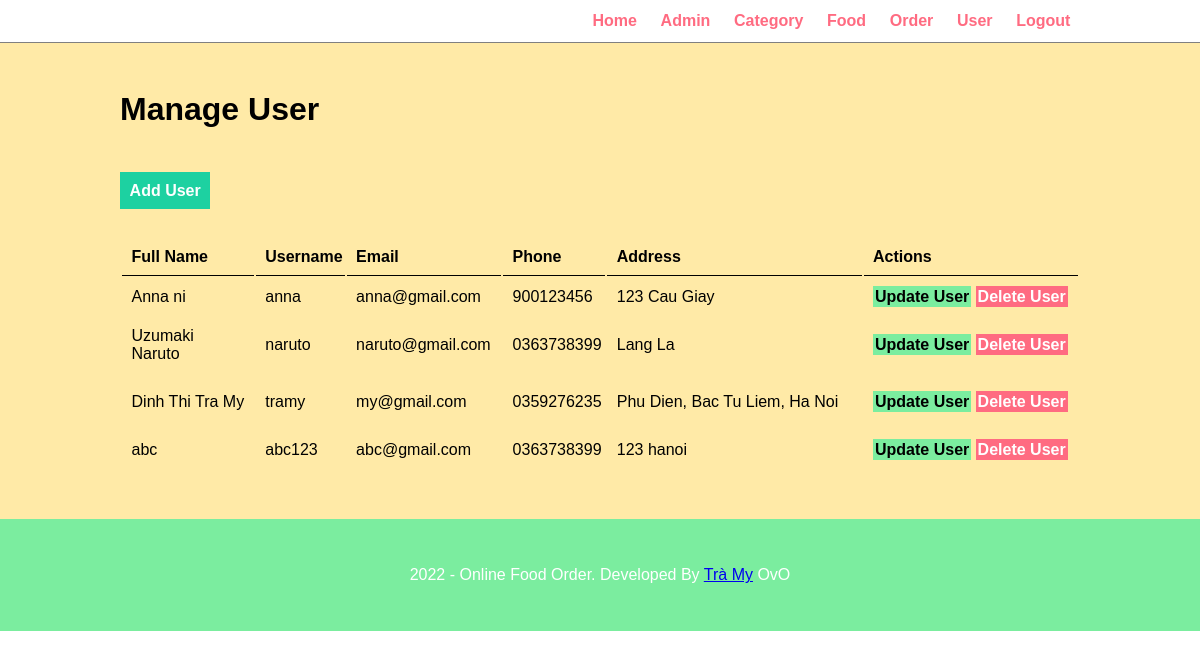
The page /admin/manage-user.php on the database its author committed.
### tables this page shows
CREATE TABLE `users` (
  `userId` int(10) UNSIGNED NOT NULL,
  `fullname` varchar(50) NOT NULL,
  `username` varchar(100) NOT NULL,
  `email` varchar(100) NOT NULL,
  `password` varchar(255) NOT NULL,
  `phone` char(10) NOT NULL,
  `address` varchar(255) NOT NULL
);

### admin/manage-user.php (the view, shortened to what this page needs)
<?php include('parts/menu.php')?>
        <div class = "maincontent">
            <div class = "wrapper">
                <h1>Manage User</h1>
                <br />
                <br /><br />
                <a href="add-user.php" class="btn-primary">Add User</a>
                <br /><br /><br />
                <table class="tbl-full">
                    <tr>
                        <th>Full Name</th>
                        <th>Username</th>
                        <th>Email</th>
                        <th>Phone</th>
                        <th>Address</th>
                        <th>Actions</th>
                    </tr>
                    <?php
                        $sql = "SELECT * FROM users";
                        $res = mysqli_query($conn, $sql) ;
                        if($res == TRUE) {
                            $count = mysqli_num_rows($res);
                            if($count>0) {
                                while($rows=mysqli_fetch_assoc($res)) {
                                    $id = $rows['userId'];
                                    $fullname = $rows['fullname'];
                                    $username = $rows['username'];
                                    $email = $rows['email'];
                                    $phone = $rows['phone'];
                                    $address = $rows['address'];
                                    ?>
                                    <tr>
                                        <td><?php echo $fullname; ?></td>
                                        <td><?php echo $username; ?></td>
                                        <td><?php echo $email; ?></td>
                                        <td><?php echo $phone; ?></td>
                                        <td><?php echo $address; ?></td>
                                        <td>
                                            <a href="<?php echo SITEURL; ?>admin/update-user.php?id=<?php echo $id; ?>" class="btn-secondary">Update User</a>
                                            <a href="<?php echo SITEURL; ?>admin/delete-user.php?id=<?php echo $id; ?>" class="btn-danger">Delete User</a>
                                        </td>
                                    </tr>
                                    <?php
                                }
                            }
                            else
                            {
                            }
                        }
                    ?>
                </table>
            </div>
        </div>
<?php include('parts/footer.php')?>

### css/admin.css (style rules this page uses)
* { margin: 0; padding: 0; font-family: Arial, Helvetica, sans-serif; }
.wrapper { padding: 1%; width: 80%; margin: 0 auto; }
.tbl-full { width: 100%; }
.btn-primary { background-color: #1dd1a1; padding: 1%; color: white; text-decoration: none; font-weight: bold; }
.btn-secondary { background-color: #7bed9f; padding: 1%; color: black; text-decoration: none; font-weight: bold; }
.btn-danger { background-color: #ff6b81; padding: 1%; color: white; text-decoration: none; font-weight: bold; }
.maincontent { padding: 3% 0; background-color: #ffeaa7; }
table tr th { border-bottom: 1px solid black; padding: 1%; text-align: left; }
table tr td { padding: 1%; }

### rows shown on the page
users: fullname "Anna ni", username "anna", email "anna@gmail.com", phone "900123456", address "123 Cau Giay"
users: fullname "Uzumaki Naruto", username "naruto", email "naruto@gmail.com", phone "0363738399", address "Lang La"
users: fullname "Dinh Thi Tra My", username "tramy", email "my@gmail.com", phone "0359276235", address "Phu Dien, Bac Tu Liem, Ha Noi"
users: fullname "abc", username "abc123", email "abc@gmail.com", phone "0363738399", address "123 hanoi"
